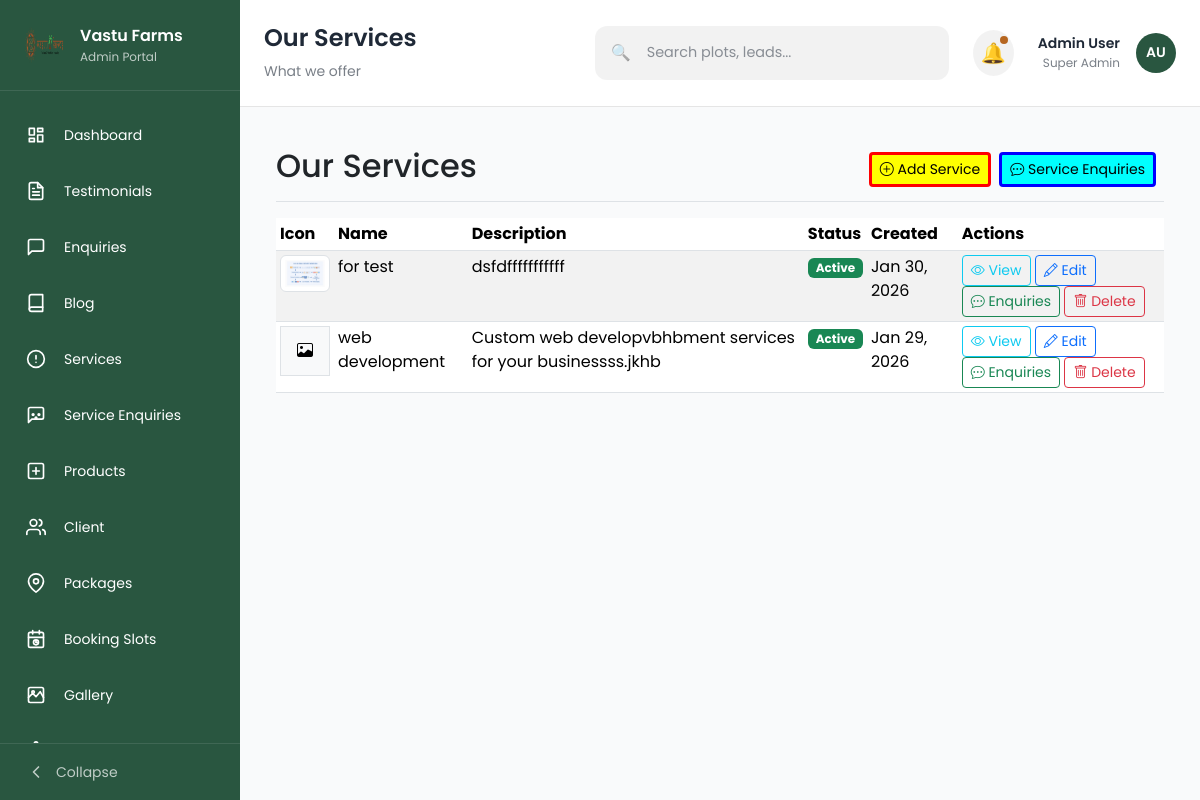
The app's page /services/services/ with its own data.
### services/models.py (models this page shows, shortened)
class Service(models.Model):
    id = models.UUIDField(primary_key=True, default=uuid.uuid4, editable=False)
    name = models.CharField(max_length=200)
    slug = models.SlugField(unique=True, blank=True)
    description = models.TextField()
    icon = models.ImageField(upload_to='services/icons/', blank=True, null=True)
    is_active = models.BooleanField(default=True)
    created_at = models.DateTimeField(auto_now_add=True)
    updated_at = models.DateTimeField(auto_now=True)
    class Meta:
        ordering = ['name']
        verbose_name = 'Service'
        verbose_name_plural = 'Services'

### services/views.py (the view)
# urls.py: path('services/', views.service_list, name='service_list'),
def service_list(request):
    services = Service.objects.filter(is_active=True).order_by('name')
    context = {
        'services': services,
        'page_title': 'Our Services',
        'page_subtitle': 'What we offer'
    }
    return render(request, 'services/list.html', context)

### services/templates/services/list.html (shortened to what this page needs)
{% extends 'base.html' %}
{% block content %}
<div class="container-fluid">
  <div class="row">
    <main class="col-md-12">
      <div class="d-flex justify-content-between flex-wrap flex-md-nowrap align-items-center pt-3 pb-2 mb-3 border-bottom">
        <h1 class="h2">{{ page_title }}</h1>
        <div class="btn-toolbar mb-2 mb-md-0">
          <div class="btn-group me-2">
            <a href="{% url 'service_add' %}" class="btn btn-sm btn-outline-primary" style="border: 3px solid red; background-color: yellow !important; color: black !important;">
              <i class="bi bi-plus-circle"></i> Add Service
            </a>
          </div>
          <div class="btn-group me-2">
            <a href="{% url 'service_enquiry_list' %}" class="btn btn-sm btn-outline-success" style="border: 3px solid blue; background-color: cyan !important; color: black !important;">
              <i class="bi bi-chat-dots"></i> Service Enquiries
            </a>
          </div>
        </div>
      </div>
      <div class="row">
        <div class="col-md-12">
          <div class="table-responsive">
            <table class="table table-striped table-sm">
              <thead>
                <tr>
                  <th>Icon</th>
                  <th>Name</th>
                  <th>Description</th>
                  <th>Status</th>
                  <th>Created</th>
                  <th>Actions</th>
                </tr>
              </thead>
              <tbody>
                {% for service in services %}
                <tr>
                  <td>
                    {% if service.icon %}
                      <img src="{{ service.icon.url }}" alt="{{ service.name }}" class="img-thumbnail" style="max-width: 50px; max-height: 50px;">
                    {% else %}
                      <div class="bg-light border d-flex align-items-center justify-content-center" style="width: 50px; height: 50px;">
                        <i class="bi bi-image"></i>
                      </div>
                    {% endif %}
                  </td>
                  <td>{{ service.name }}</td>
                  <td>{{ service.description|truncatewords:10 }}</td>
                  <td>
                    <span class="badge {% if service.is_active %}bg-success{% else %}bg-secondary{% endif %}">
                      {% if service.is_active %}Active{% else %}Inactive{% endif %}
                    </span>
                  </td>
                  <td>{{ service.created_at|date:"M d, Y" }}</td>
                  <td>
                    <a href="{% url 'dashboard:service_view' service.pk %}" class="btn btn-sm btn-outline-info">
                      <i class="bi bi-eye"></i> View
                    </a>
                    <a href="{% url 'dashboard:service_edit' service.pk %}" class="btn btn-sm btn-outline-primary">
                      <i class="bi bi-pencil"></i> Edit
                    </a>
                    <a href="{% url 'service_enquiry_list' %}" class="btn btn-sm btn-outline-success">
                      <i class="bi bi-chat-dots"></i> Enquiries
                    </a>
                    <a href="{% url 'dashboard:service_delete' service.pk %}" class="btn btn-sm btn-outline-danger" onclick="return confirm('Are you sure you want to delete this service?')">
                      <i class="bi bi-trash"></i> Delete
                    </a>
                  </td>
                </tr>
                {% empty %}
                <tr>
                  <td colspan="6" class="text-center">No services found.</td>
                </tr>
                {% endfor %}
              </tbody>
            </table>
          </div>
        </div>
      </div>
    </main>
  </div>
</div>
{% endblock %}

### templates/base.html (style rules this page uses)
:root { --sidebar-bg: #ffffff; --sidebar-text: #333333; --sidebar-hover-bg: #f8f9fa; --header-bg: #ffffff; --header-text: #333333; --content-bg: #f8f9fa; --card-bg: #ffffff; --border-color: #e9ecef; }

### records on screen
Service: icon (picture), name "for test", description "dsfdfffffffffff", is_active "Active", created_at "Jan 30, 2026"
Service: name "web development", description "Custom web developvbhbment services for your businessss.jkhb", is_active "Active", created_at "Jan 29, 2026"

### other values on screen
{{ page_title|default:"Dashboard" }} "Our Services"
{{ page_subtitle|default:"Welcome back to Vastu Farms Admin Portal" }} "What we offer"
{{ page_title }} "Our Services"
